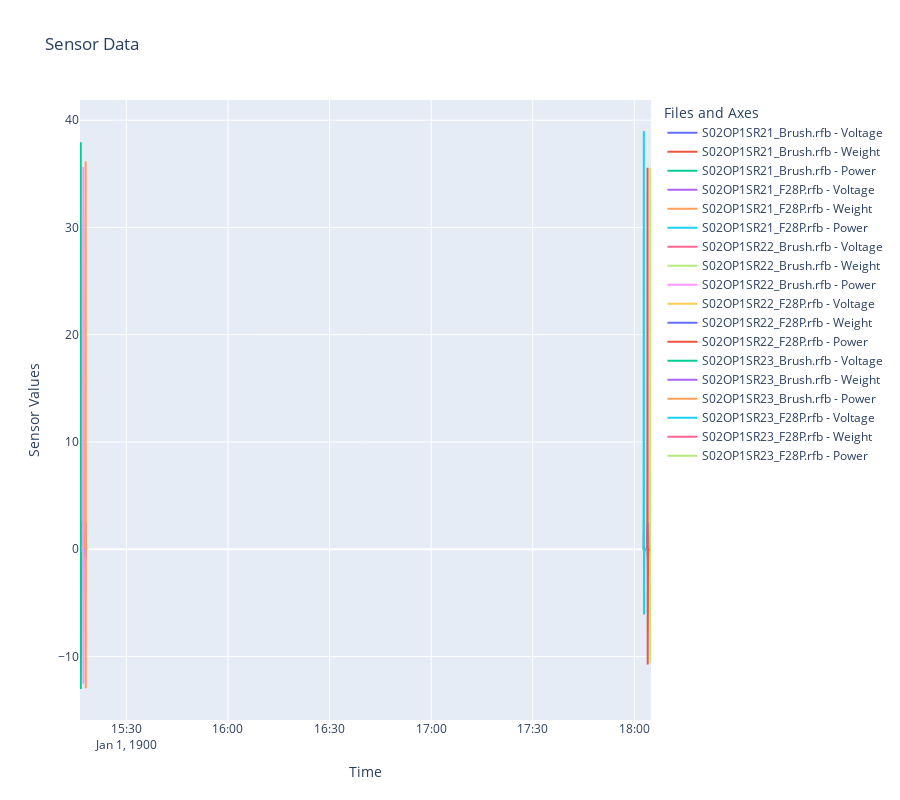

The notebook cell saved with this chart:
### Code cell
data_path= r'C:\work_folder\Misc_codes\Prelim_gage_data_parsing\Onda_gage_data_FINAL\Onda_gage_data_files'

### Figure 1 — Plotly figure (JSON) as saved in the notebook; plotly's stock layout.template omitted (floating-point values rounded to 4 significant figures; data arrays with more than 128 entries replaced by an {"elided": "..."} marker saying what was removed)
{"data": [{"mode": "lines", "name": "S02OP1SR21_Brush.rfb - Voltage", "type": "scatter", "x": {"elided": "680 str values"}, "y": {"elided": "680 float values"}}, {"mode": "lines", "name": "S02OP1SR21_Brush.rfb - Weight", "type": "scatter", "x": {"elided": "680 str values"}, "y": {"elided": "680 float values"}}, {"mode": "lines", "name": "S02OP1SR21_Brush.rfb - Power", "type": "scatter", "x": {"elided": "680 str values"}, "y": {"elided": "680 float values"}}, {"mode": "lines", "name": "S02OP1SR21_F28P.rfb - Voltage", "type": "scatter", "x": {"elided": "1080 str values"}, "y": {"elided": "1080 float values"}}, {"mode": "lines", "name": "S02OP1SR21_F28P.rfb - Weight", "type": "scatter", "x": {"elided": "1080 str values"}, "y": {"elided": "1080 float values"}}, {"mode": "lines", "name": "S02OP1SR21_F28P.rfb - Power", "type": "scatter", "x": {"elided": "1080 str values"}, "y": {"elided": "1080 float values"}}, {"mode": "lines", "name": "S02OP1SR22_Brush.rfb - Voltage", "type": "scatter", "x": {"elided": "680 str values"}, "y": {"elided": "680 float values"}}, {"mode": "lines", "name": "S02OP1SR22_Brush.rfb - Weight", "type": "scatter", "x": {"elided": "680 str values"}, "y": {"elided": "680 float values"}}, {"mode": "lines", "name": "S02OP1SR22_Brush.rfb - Power", "type": "scatter", "x": {"elided": "680 str values"}, "y": {"elided": "680 float values"}}, {"mode": "lines", "name": "S02OP1SR22_F28P.rfb - Voltage", "type": "scatter", "x": {"elided": "1080 str values"}, "y": {"elided": "1080 float values"}}, {"mode": "lines", "name": "S02OP1SR22_F28P.rfb - Weight", "type": "scatter", "x": {"elided": "1080 str values"}, "y": {"elided": "1080 float values"}}, {"mode": "lines", "name": "S02OP1SR22_F28P.rfb - Power", "type": "scatter", "x": {"elided": "1080 str values"}, "y": {"elided": "1080 float values"}}, {"mode": "lines", "name": "S02OP1SR23_Brush.rfb - Voltage", "type": "scatter", "x": {"elided": "480 str values"}, "y": {"elided": "480 float values"}}, {"mode": "lines", "name": "S02OP1SR23_Brush.rfb - Weight", "type": "scatter", "x": {"elided": "480 str values"}, "y": {"elided": "480 float values"}}, {"mode": "lines", "name": "S02OP1SR23_Brush.rfb - Power", "type": "scatter", "x": {"elided": "480 str values"}, "y": {"elided": "480 float values"}}, {"mode": "lines", "name": "S02OP1SR23_F28P.rfb - Voltage", "type": "scatter", "x": {"elided": "240 str values"}, "y": {"elided": "240 float values"}}, {"mode": "lines", "name": "S02OP1SR23_F28P.rfb - Weight", "type": "scatter", "x": {"elided": "240 str values"}, "y": {"elided": "240 float values"}}, {"mode": "lines", "name": "S02OP1SR23_F28P.rfb - Power", "type": "scatter", "x": {"elided": "240 str values"}, "y": {"elided": "240 float values"}}], "layout": {"height": 800, "legend": {"title": {"text": "Files and Axes"}}, "title": {"text": "Sensor Data"}, "xaxis": {"title": {"text": "Time"}}, "yaxis": {"title": {"text": "Sensor Values"}}}}
